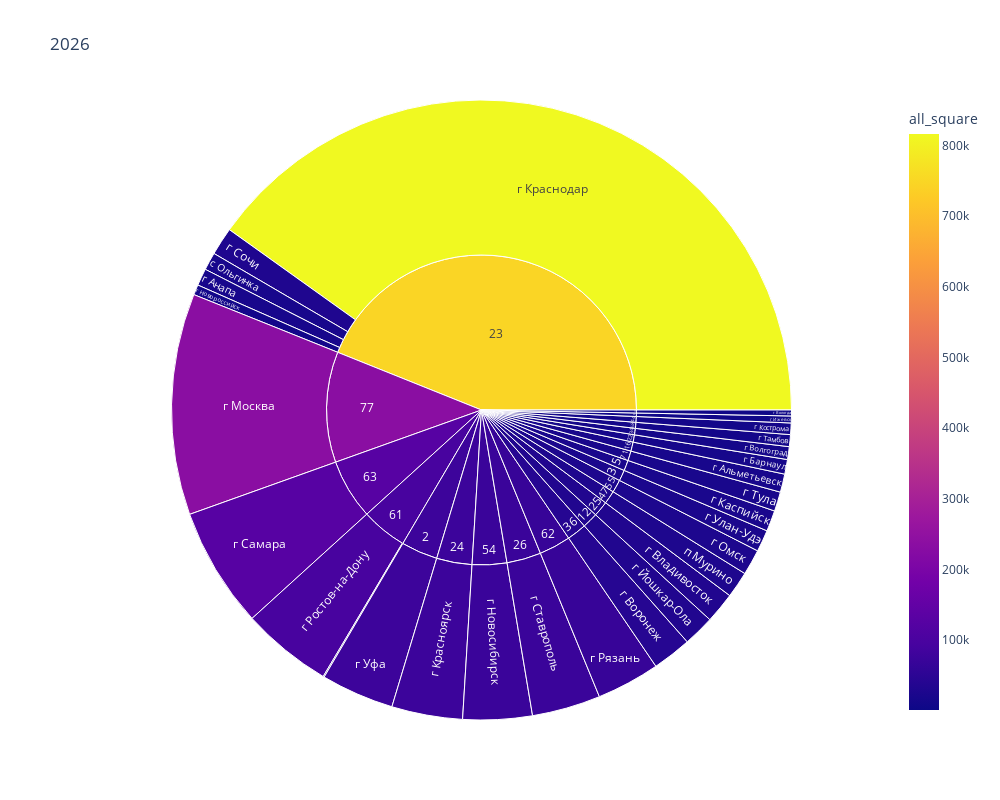

Here is the notebook cell this chart was saved with:
### Code cell
# Строим график по нужному году
# Вывод: в Москве с дальним сроком ввода в эксплуатацию жилья не так много, быстро строют; в 2025-2027 много жилья строится на юге
region_city_square(2026)

### Figure 1 — Plotly figure (JSON) as saved in the notebook; plotly's stock layout.template omitted (floating-point values rounded to 4 significant figures)
{"data": [{"branchvalues": "total", "customdata": [[19370.0, 19370.0], [18190.0, 18190.0], [15480.0, 15480.0], [32640.0, 32640.0], [13610.0, 13610.0], [6248.0, 6248.0], [41560.0, 41560.0], [7312.0, 7312.0], [33080.0, 33080.0], [22190.0, 22190.0], [12220.0, 12220.0], [816400.0, 816400.0], [75190.0, 75190.0], [234800.0, 234800.0], [10820.0, 10820.0], [73420.0, 73420.0], [27170.0, 27170.0], [96320.0, 96320.0], [67180.0, 67180.0], [127600.0, 127600.0], [29640.0, 29640.0], [72730.0, 72730.0], [1172.0, 1172.0], [12628, 12628], [20610.0, 20610.0], [23100.0, 23100.0], [77460.0, 77460.0], [27960.0, 27960.0], [18870.0, 18870.0], [33080.0, 33080.0], [19370.0, 19370.0], [7312.0, 7312.0], [77460.0, 77460.0], [15480.0, 15480.0], [747500.0, 747500.0], [75190.0, 75190.0], [32640.0, 32640.0], [72730.0, 72730.0], [23100.0, 23100.0], [13610.0, 13610.0], [6248.0, 6248.0], [41560.0, 41560.0], [12220.0, 12220.0], [27960.0, 27960.0], [22190.0, 22190.0], [73420.0, 73420.0], [27170.0, 27170.0], [95170.0, 95170.0], [67180.0, 67180.0], [127600.0, 127600.0], [12628, 12628], [20610.0, 20610.0], [234800.0, 234800.0]], "domain": {"x": [0, 1], "y": [0, 1]}, "hovertemplate": "labels=%{label}<br>all_square_sum=%{value}<br>parent=%{parent}<br>id=%{id}<br>all_square=%{color}<extra></extra>", "ids": ["16/г Альметьевск", "23/г Анапа", "22/г Барнаул", "25/г Владивосток", "34/г Волгоград", "35/г Вологда", "36/г Воронеж", "18/г Ижевск", "12/г Йошкар-Ола", "5/г Каспийск", "44/г Кострома", "23/г Краснодар", "24/г Красноярск", "77/г Москва", "23/г Новороссийск", "54/г Новосибирск", "55/г Омск", "61/г Ростов-на-Дону", "62/г Рязань", "63/г Самара", "23/г Сочи", "26/г Ставрополь", "61/г Таганрог", "68/г Тамбов", "71/г Тула", "3/г Улан-Удэ", "2/г Уфа", "47/п Мурино", "23/с Ольгинка", "12", "16", "18", "2", "22", "23", "24", "25", "26", "3", "34", "35", "36", "44", "47", "5", "54", "55", "61", "62", "63", "68", "71", "77"], "labels": ["г Альметьевск", "г Анапа", "г Барнаул", "г Владивосток", "г Волгоград", "г Вологда", "г Воронеж", "г Ижевск", "г Йошкар-Ола", "г Каспийск", "г Кострома", "г Краснодар", "г Красноярск", "г Москва", "г Новороссийск", "г Новосибирск", "г Омск", "г Ростов-на-Дону", "г Рязань", "г Самара", "г Сочи", "г Ставрополь", "г Таганрог", "г Тамбов", "г Тула", "г Улан-Удэ", "г Уфа", "п Мурино", "с Ольгинка", "12", "16", "18", "2", "22", "23", "24", "25", "26", "3", "34", "35", "36", "44", "47", "5", "54", "55", "61", "62", "63", "68", "71", "77"], "marker": {"coloraxis": "coloraxis", "colors": [19370.0, 18190.0, 15480.0, 32640.0, 13610.0, 6248.0, 41560.0, 7312.0, 33080.0, 22190.0, 12220.0, 816400.0, 75190.0, 234800.0, 10820.0, 73420.0, 27170.0, 96320.0, 67180.0, 127600.0, 29640.0, 72730.0, 1172.0, 12628, 20610.0, 23100.0, 77460.0, 27960.0, 18870.0, 33080.0, 19370.0, 7312.0, 77460.0, 15480.0, 747500.0, 75190.0, 32640.0, 72730.0, 23100.0, 13610.0, 6248.0, 41560.0, 12220.0, 27960.0, 22190.0, 73420.0, 27170.0, 95170.0, 67180.0, 127600.0, 12628, 20610.0, 234800.0]}, "name": "", "parents": ["16", "23", "22", "25", "34", "35", "36", "18", "12", "5", "44", "23", "24", "77", "23", "54", "55", "61", "62", "63", "23", "26", "61", "68", "71", "3", "2", "47", "23", "", "", "", "", "", "", "", "", "", "", "", "", "", "", "", "", "", "", "", "", "", "", "", ""], "type": "sunburst", "values": [19370.0, 18190.0, 15480.0, 32640.0, 13610.0, 6248.0, 41560.0, 7312.0, 33080.0, 22190.0, 12220.0, 816400.0, 75190.0, 234800.0, 10820.0, 73420.0, 27170.0, 96320.0, 67180.0, 127600.0, 29640.0, 72730.0, 1172.0, 12628, 20610.0, 23100.0, 77460.0, 27960.0, 18870.0, 33080.0, 19370.0, 7312.0, 77460.0, 15480.0, 893900.0, 75190.0, 32640.0, 72730.0, 23100.0, 13610.0, 6248.0, 41560.0, 12220.0, 27960.0, 22190.0, 73420.0, 27170.0, 97490.0, 67180.0, 127600.0, 12628, 20610.0, 234800.0]}], "layout": {"coloraxis": {"colorbar": {"title": {"text": "all_square"}}, "colorscale": [[0, "#0d0887"], [0.1111, "#46039f"], [0.2222, "#7201a8"], [0.3333, "#9c179e"], [0.4444, "#bd3786"], [0.5556, "#d8576b"], [0.6667, "#ed7953"], [0.7778, "#fb9f3a"], [0.8889, "#fdca26"], [1, "#f0f921"]]}, "height": 800, "legend": {"tracegroupgap": 0}, "title": {"text": "2026"}, "width": 1000}}
